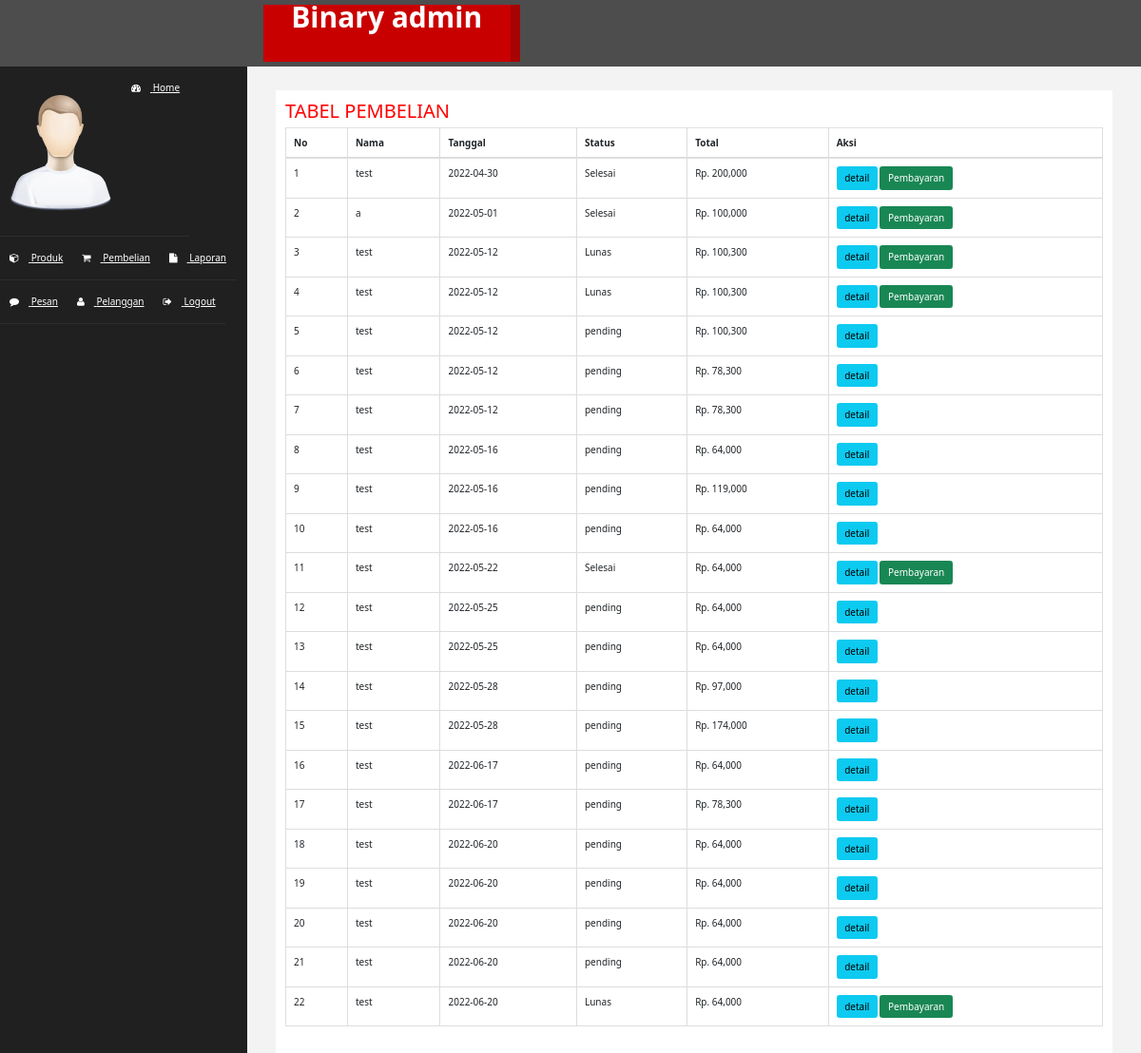
Screenshot of /Admin/index.php?halaman=pembelian (signed in) with the database file from the repository.
### tables this page shows
CREATE TABLE `pembelian` (
  `id_pembelian` int(11) NOT NULL,
  `id_user` int(11) NOT NULL,
  `tanggal_pembelian` date NOT NULL,
  `deskripsi_pembelian` varchar(255) NOT NULL,
  `total_pembelian` int(11) NOT NULL,
  `status_pembelian` varchar(100) NOT NULL DEFAULT 'pending',
  `no_pengiriman` varchar(255) NOT NULL
);

CREATE TABLE `user2` (
  `id_user` int(11) NOT NULL,
  `nama` varchar(30) NOT NULL,
  `email` varchar(50) NOT NULL,
  `password` varchar(250) NOT NULL,
  `No_telp` int(13) NOT NULL,
  `Alamat` varchar(100) NOT NULL
);

### Admin/pembelian.php (the view, shortened to what this page needs)
<!doctype html>
<html lang="en">
  <head>
    <link href="https://cdn.jsdelivr.net/npm/bootstrap@5.1.3/dist/css/bootstrap.min.css" rel="stylesheet">
    <h2>TABEL PEMBELIAN</h2>
    <table class="table table-bordered">
        <thead>
            <tr>
                <th>No</th>
                <th>Nama</th>
                <th>Tanggal</th>
                <th>Status</th>
                <th>Total</th>
                <th>Aksi</th>
            </tr>
        </thead>
        <tbody>
            <?php $nomor=1; ?>
            <?php $sql=mysqli_query($conn,"SELECT * FROM pembelian JOIN user2 ON pembelian.id_user=user2.id_user");?>
            <?php while($data=mysqli_fetch_assoc($sql)) {?>
            <tr>
                <td><?php echo $nomor; ?></td>
                <td><?php echo $data['nama']; ?></td>
                <td><?php echo $data['tanggal_pembelian']; ?></td>
                <td><?php echo $data['status_pembelian']; ?></td>
                <td>Rp. <?php echo number_format($data['total_pembelian']); ?></td>
                <td>
                    <a href="index.php?halaman=detail&id=<?php echo $data['id_pembelian']; ?>" class="btn btn-info">detail</a>
                    <?php if ($data["status_pembelian"]!=="pending"):?>
                    <a href="index.php?halaman=pembayaran&id=<?php echo $data['id_pembelian']; ?>" class="btn btn-success">Pembayaran</a>
                    <?php endif ?>
                </td>
            </tr>
            <?php $nomor++; ?>
            <?php } ?>
        </tbody>
    </table>
  </body>
</html>

### Admin/assets/css/custom.css (style rules this page uses)
body { font-family: 'Open Sans', sans-serif; }
h2 { color: #f00; }

### rows the page displays
pembelian: id_user.nama "test", tanggal_pembelian "2022-04-30", status_pembelian "Selesai", total_pembelian "200,000"
pembelian: id_user.nama "a", tanggal_pembelian "2022-05-01", status_pembelian "Selesai", total_pembelian "100,000"
pembelian: id_user.nama "test", tanggal_pembelian "2022-05-12", status_pembelian "Lunas", total_pembelian "100,300"
pembelian: id_user.nama "test", tanggal_pembelian "2022-05-12", status_pembelian "Lunas", total_pembelian "100,300"
pembelian: id_user.nama "test", tanggal_pembelian "2022-05-12", status_pembelian "pending", total_pembelian "100,300"
pembelian: id_user.nama "test", tanggal_pembelian "2022-05-12", status_pembelian "pending", total_pembelian "78,300"
pembelian: id_user.nama "test", tanggal_pembelian "2022-05-12", status_pembelian "pending", total_pembelian "78,300"
pembelian: id_user.nama "test", tanggal_pembelian "2022-05-16", status_pembelian "pending", total_pembelian "64,000"
pembelian: id_user.nama "test", tanggal_pembelian "2022-05-16", status_pembelian "pending", total_pembelian "119,000"
pembelian: id_user.nama "test", tanggal_pembelian "2022-05-16", status_pembelian "pending", total_pembelian "64,000"
pembelian: id_user.nama "test", tanggal_pembelian "2022-05-22", status_pembelian "Selesai", total_pembelian "64,000"
pembelian: id_user.nama "test", tanggal_pembelian "2022-05-25", status_pembelian "pending", total_pembelian "64,000"
pembelian: id_user.nama "test", tanggal_pembelian "2022-05-25", status_pembelian "pending", total_pembelian "64,000"
pembelian: id_user.nama "test", tanggal_pembelian "2022-05-28", status_pembelian "pending", total_pembelian "97,000"
pembelian: id_user.nama "test", tanggal_pembelian "2022-05-28", status_pembelian "pending", total_pembelian "174,000"
pembelian: id_user.nama "test", tanggal_pembelian "2022-06-17", status_pembelian "pending", total_pembelian "64,000"
pembelian: id_user.nama "test", tanggal_pembelian "2022-06-17", status_pembelian "pending", total_pembelian "78,300"
pembelian: id_user.nama "test", tanggal_pembelian "2022-06-20", status_pembelian "pending", total_pembelian "64,000"
pembelian: id_user.nama "test", tanggal_pembelian "2022-06-20", status_pembelian "pending", total_pembelian "64,000"
pembelian: id_user.nama "test", tanggal_pembelian "2022-06-20", status_pembelian "pending", total_pembelian "64,000"
pembelian: id_user.nama "test", tanggal_pembelian "2022-06-20", status_pembelian "pending", total_pembelian "64,000"
pembelian: id_user.nama "test", tanggal_pembelian "2022-06-20", status_pembelian "Lunas", total_pembelian "64,000"
